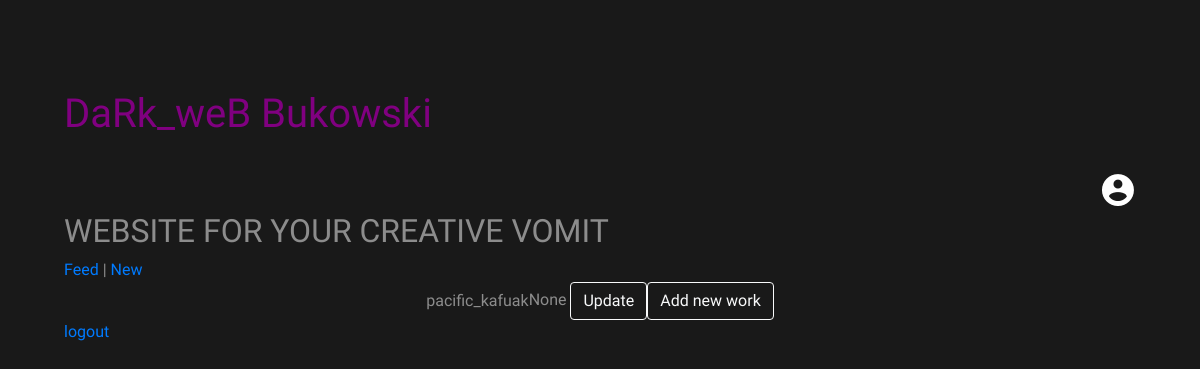
Before: /profile/ (signed in) with the older database file.
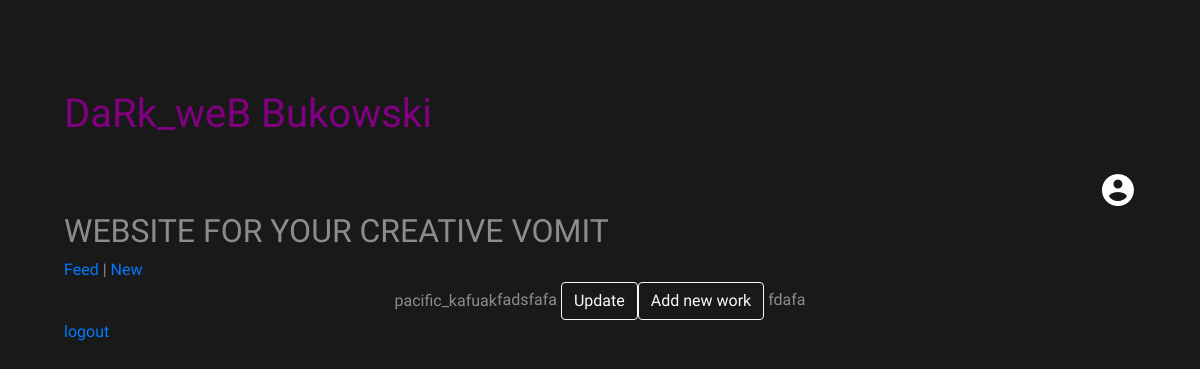
After: the same page with the newer database file.
### user/models.py (models this page shows)
class ProfileModel(models.Model):
	user = models.OneToOneField(User , on_delete = models.CASCADE , related_name = 'profile')
	bio = models.CharField(max_length = 200 , default  = "write your bio")
	def username(self):
		return(str(self.user.username))

### index/models.py (models this page shows, shortened)
class PostModel(models.Model):
    User = models.ForeignKey(to = User ,on_delete = models.CASCADE , default = 1 , related_name = "PostModel")
    title = models.CharField(max_length = 50 , default = '')
    writeup = models.CharField(max_length = 550)
    date_c = models.DateTimeField(default = timezone.now)

### user/views.py (the view)
# urls.py: path('profile/', views.profile , name = 'profile'),
def profile(request):
	user_profile = request.user.profile
	posts  = PostModel.objects.filter(User = request.user)
	if request.method == 'POST':
		user_profile.bio = request.POST.get('new_bio')
		user_profile.save()
	return render(request , 'user/profile.html' , {'profile' : user_profile , 'posts' : posts})

### user/templates/user/profile.html (shortened to what this page needs)
{% extends 'base.html' %}
{% load static %}
{% block imports %}
<link rel="stylesheet" type="text/css" href="{% static 'user/css/style.css' %}">
{% endblock %}
{% block content %}
<div class = "container">
	<div class = "profile_name">
	{{ profile.username }}
	</div>
	<div id = "bio">
		{{ profile.bio }}
		<button class="btn btn-outline-light" onclick="update()">Update</button>
	</div>
	<div class = "posts">
		<a class="btn btn-outline-light" href ="{% url 'user:new_post' %}">Add new work</a>
		{% for post in posts %}
			{{ post.writeup }}
		{% endfor %}
	</div>
</div>
<a href="{%url 'user:logout' %}"> logout </a>
{% endblock %}

Changed rows visible on the page:
changed ProfileModel "pacific_kafuak": bio "None" → "fadsfafa"
added PostModel: writeup "fdafa"
